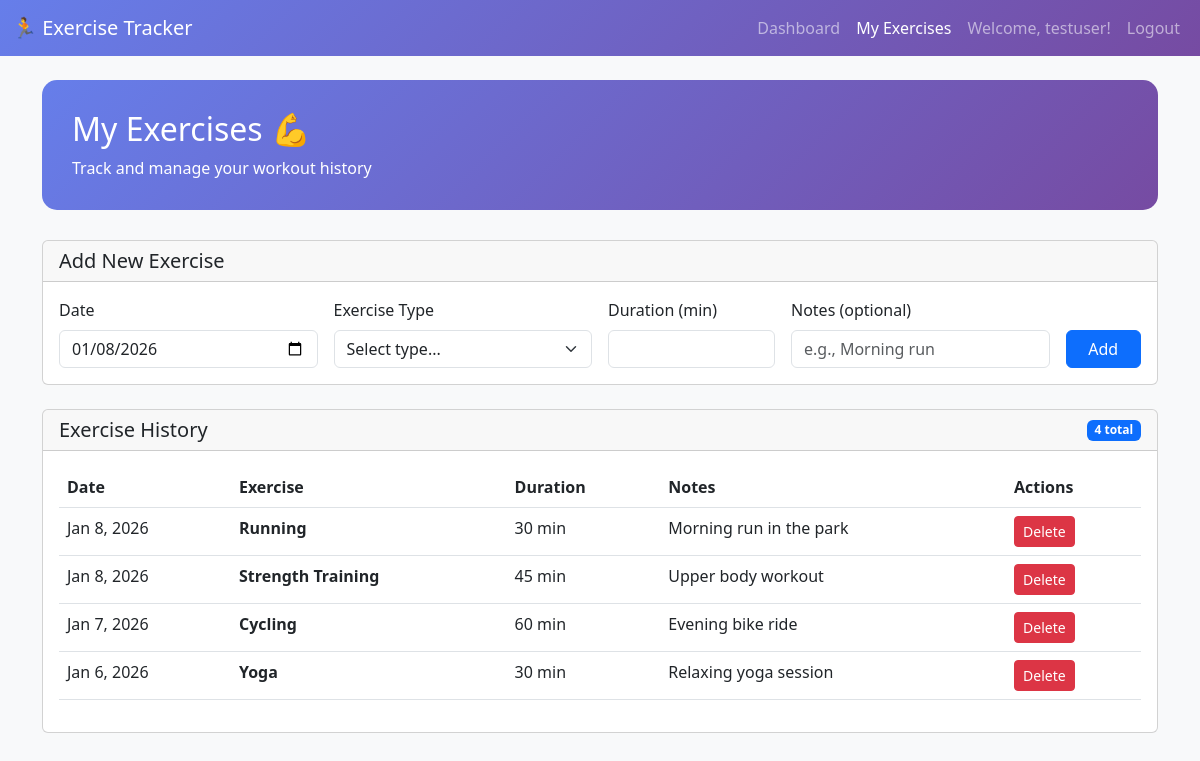
Screenshot of /exercises.php (signed in) with the database file from the repository.
### tables this page shows
CREATE TABLE exercises (
    id INT PRIMARY KEY AUTO_INCREMENT,
    user_id INT NOT NULL,
    exercise_date DATE NOT NULL,
    exercise_type VARCHAR(50) NOT NULL,
    duration_minutes INT NOT NULL,
    notes TEXT,
    created_at TIMESTAMP DEFAULT CURRENT_TIMESTAMP,
    updated_at TIMESTAMP DEFAULT CURRENT_TIMESTAMP ON UPDATE CURRENT_TIMESTAMP,
    FOREIGN KEY (user_id) REFERENCES users(id) ON DELETE CASCADE,
    INDEX idx_user_date (user_id, exercise_date),
    INDEX idx_date (exercise_date),
    INDEX idx_type (exercise_type)
);

### public/includes/session.php (called while the page is built, shortened)
<?php
function getCurrentUsername() {
    return $_SESSION['username'] ?? null;
}

### public/includes/exercises.php (called while the page is built, shortened)
<?php
function getUserExercises($userId, $limit = null, $offset = 0) {
    $pdo = getDbConnection();
    $sql = "SELECT * FROM exercises WHERE user_id = ? ORDER BY exercise_date DESC, created_at DESC";
    if ($limit) {
        $sql .= " LIMIT ? OFFSET ?";
        $stmt = $pdo->prepare($sql);
        $stmt->execute([$userId, $limit, $offset]);
    } else {
        $stmt = $pdo->prepare($sql);
        $stmt->execute([$userId]);
    }
    return $stmt->fetchAll();
}

### public/exercises.php (the view, shortened to what this page needs)
<?php
require_once __DIR__ . '/includes/session.php';
require_once __DIR__ . '/includes/exercises.php';
$username = getCurrentUsername();
$userId = getCurrentUserId();
$exercises = getUserExercises($userId);
?>
<!DOCTYPE html>
<html lang="en">
<head>
    <link href="https://cdn.jsdelivr.net/npm/bootstrap@5.3.0/dist/css/bootstrap.min.css" rel="stylesheet">
</head>
<body>
    <nav class="navbar navbar-expand-lg navbar-dark">
        <div class="container-fluid">
            <a class="navbar-brand" href="/dashboard.php">🏃 Exercise Tracker</a>
            <div class="collapse navbar-collapse" id="navbarNav">
                <ul class="navbar-nav ms-auto">
                    <li class="nav-item">
                        <a class="nav-link" href="/dashboard.php">Dashboard</a>
                    </li>
                    <li class="nav-item">
                        <a class="nav-link active" href="/exercises.php">My Exercises</a>
                    </li>
                    <li class="nav-item">
                        <span class="nav-link">Welcome, <?= htmlspecialchars($username) ?>!</span>
                    </li>
                    <li class="nav-item">
                        <a class="nav-link" href="/api/logout.php">Logout</a>
                    </li>
                </ul>
            </div>
        </div>
    </nav>
    <div class="container mt-4">
        <div class="page-header">
            <h2>My Exercises 💪</h2>
            <p class="mb-0">Track and manage your workout history</p>
        </div>
        <div class="card mb-4">
            <div class="card-header">
                <h5 class="mb-0">Add New Exercise</h5>
            </div>
            <div class="card-body">
                <form action="/api/add_exercise.php" method="POST" class="row g-3">
                    <div class="col-md-3">
                        <label for="exercise_date" class="form-label">Date</label>
                        <input type="date" class="form-control" id="exercise_date" name="exercise_date"
                               value="<?= date('Y-m-d') ?>" required>
                    </div>
                    <div class="col-md-3">
                        <label for="exercise_type" class="form-label">Exercise Type</label>
                        <select class="form-select" id="exercise_type" name="exercise_type" required>
                            <option value="">Select type...</option>
                        </select>
                    </div>
                    <div class="col-md-2">
                        <label for="duration_minutes" class="form-label">Duration (min)</label>
                        <input type="number" class="form-control" id="duration_minutes" name="duration_minutes"
                               min="1" max="999" required>
                    </div>
                    <div class="col-md-3">
                        <label for="notes" class="form-label">Notes (optional)</label>
                        <input type="text" class="form-control" id="notes" name="notes"
                               placeholder="e.g., Morning run">
                    </div>
                    <div class="col-md-1 d-flex align-items-end">
                        <button type="submit" class="btn btn-primary w-100">Add</button>
                    </div>
                </form>
            </div>
        </div>
        <div class="card">
            <div class="card-header d-flex justify-content-between align-items-center">
                <h5 class="mb-0">Exercise History</h5>
                <span class="badge bg-primary"><?= count($exercises) ?> total</span>
            </div>
            <div class="card-body">
                <?php if (empty($exercises)): ?>
                    <p class="text-muted text-center py-5">No exercises yet. Add your first workout above!</p>
                <?php else: ?>
                    <div class="table-responsive">
                        <table class="table table-hover">
                            <thead>
                                <tr>
                                    <th>Date</th>
                                    <th>Exercise</th>
                                    <th>Duration</th>
                                    <th>Notes</th>
                                    <th>Actions</th>
                                </tr>
                            </thead>
                            <tbody>
                                <?php foreach ($exercises as $exercise): ?>
                                    <tr>
                                        <td><?= date('M j, Y', strtotime($exercise['exercise_date'])) ?></td>
                                        <td><strong><?= htmlspecialchars($exercise['exercise_type']) ?></strong></td>
                                        <td><?= $exercise['duration_minutes'] ?> min</td>
                                        <td><?= htmlspecialchars($exercise['notes'] ?: '-') ?></td>
                                        <td>
                                            <form method="POST" action="/api/delete_exercise.php" style="display:inline;"
                                                  onsubmit="return confirm('Delete this exercise?');">
                                                <button type="submit" class="btn btn-sm btn-danger">Delete</button>
                                            </form>
                                        </td>
                                    </tr>
                                <?php endforeach; ?>
                            </tbody>
                        </table>
                    </div>
                <?php endif; ?>
            </div>
        </div>
    </div>
</body>
</html>

### public/exercises.php (style rules this page uses)
body { background: #f8f9fa; }
.navbar { background: linear-gradient(135deg, #667eea 0%, #764ba2 100%); }
.page-header { background: linear-gradient(135deg, #667eea 0%, #764ba2 100%); color: white; border-radius: 15px; padding: 30px; margin-bottom: 30px; }

### rows the page displays
exercises: exercise_date "Jan 8, 2026", exercise_type "Running", duration_minutes "30", notes "Morning run in the park"
exercises: exercise_date "Jan 8, 2026", exercise_type "Strength Training", duration_minutes "45", notes "Upper body workout"
exercises: exercise_date "Jan 7, 2026", exercise_type "Cycling", duration_minutes "60", notes "Evening bike ride"
exercises: exercise_date "Jan 6, 2026", exercise_type "Yoga", duration_minutes "30", notes "Relaxing yoga session"

### other values shown
$username "testuser"
count($exercises) "4"
